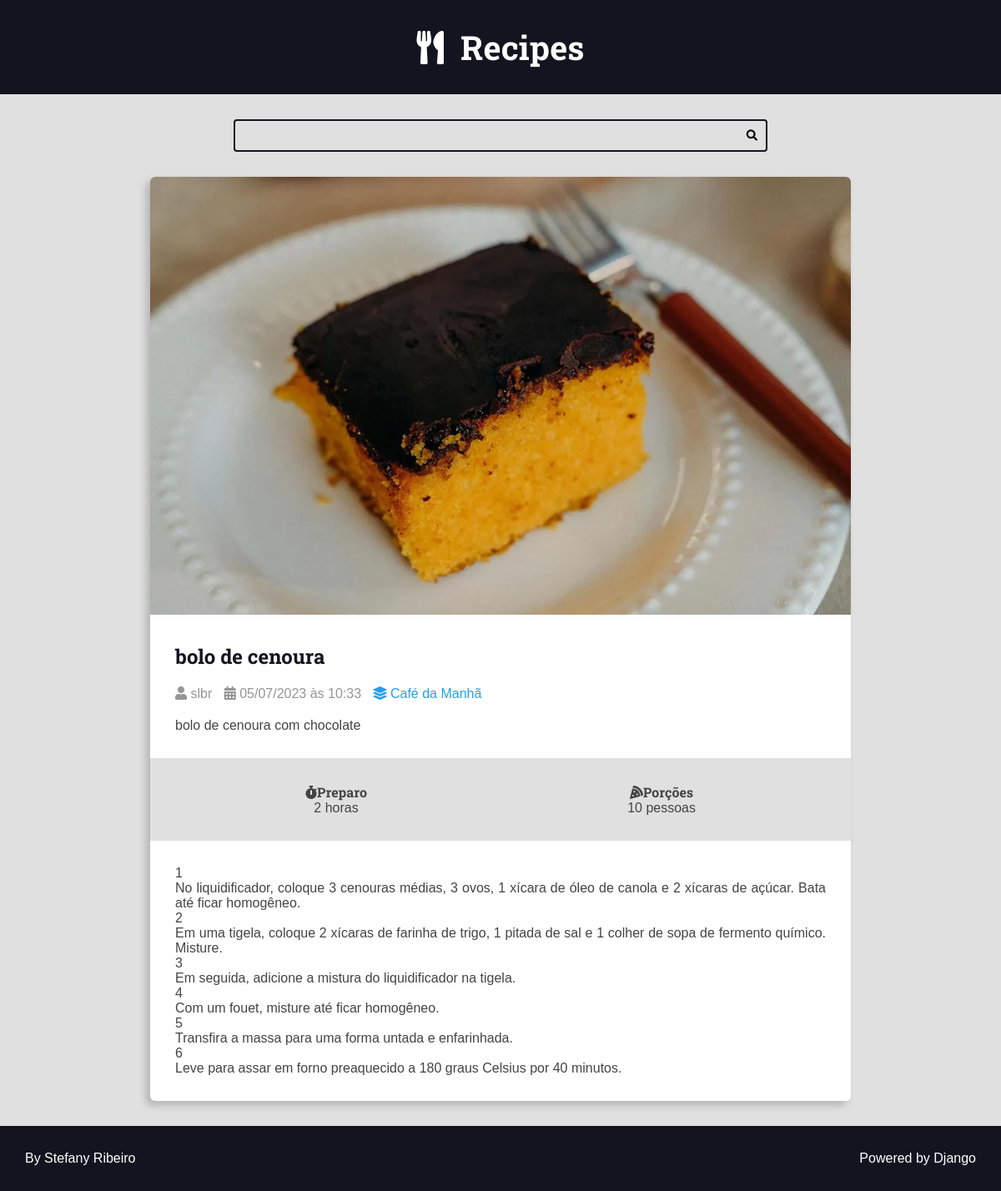
The app's page /recipes/3/ with its own data.
### recipes/models.py (models this page shows, shortened)
class Recipe(models.Model):
    title = models.CharField(max_length=65)
    description = models.CharField(max_length=165) #caracteres
    slug = models.SlugField() #
    preparation_time = models.IntegerField() #numero inteiro
    preparation_time_unit = models.CharField(max_length=165)
    servings = models.IntegerField()
    servings_unit = models.CharField(max_length=165)
    preparation_steps = models.TextField() #campo de texto livre
    preparation_steps_is_html = models.BooleanField(default=False)
    created_at = models.DateTimeField(auto_now_add=True) #campo dia e hora o auto_now_add no momento da criação gera uma data
    updated_at = models.DateTimeField(auto_now=True) #o auto_now atualiza o campo
    is_published = models.BooleanField(default=False)
    cover = models.ImageField(upload_to='recipes/covers/%Y/%m/%d/')
    category = models.ForeignKey(Category, on_delete=models.SET_NULL, null=True, blank=True, default=None) #precisa do paremetro para onde vai (category) e o on delete define o que vai acontecer caso a categoria seja deletada, nesse caso, será nula e, para isso, precisamos do null=True
    author = models.ForeignKey(User, on_delete=models.SET_NULL, null=True) #aqui está usando o import de User para adicionar os usuários ao banco

class Category(models.Model):
    name = models.CharField(max_length=65)

### recipes/views.py (the view)
# urls.py: path('recipes/<int:id>/', views.recipe, name="recipes-recipe"),
def recipe(request, id):
    recipe = get_object_or_404(Recipe, pk=id, is_published=True,)
    return render(request, 'recipes/pages/recipe-view.html', context={
        'recipe': recipe,
        'is_detail_page' : True,
    })

### recipes/templates/recipes/pages/recipe-view.html (shortened to what this page needs)
{% extends 'global/base.html' %}
{% block content %}
        <div class="main-content main-content-detail container">
            {% include 'recipes/partials/recipe.html' %}
        </div>
{% endblock content %}

### recipes/templates/recipes/partials/recipe.html (shortened to what this page needs)
<div class="recipe recipe-list-item">
    <div class="recipe-cover">
        <a href="{% url 'recipes-recipe' recipe.id %}">
            <img src="{{recipe.cover.url}}" alt="temporario">
        </a>
    </div>
    <div class="recipe-title-container">
        <h2 class="recipe-title">
            <a class="recipe-title" href="{% url 'recipes-recipe' recipe.id %}">
            {{ recipe.title }}
            </a>
        </h2>
    </div>
    <div class="recipe-author">
        <span class="recipe-author-item">
            <i class="fas fa-user"></i>
            {%if recipe.author is not None%}
                {%if recipe.author.first_name%}
                    {{recipe.author.first_name}} {{recipe.author.last_name}}
                {%else%}
                    {{recipe.author.username}}
                {%endif%}
            {%else%}
                Desconhecido
            {%endif%}
        </span>
        <span class="recipe-author-item">
            <i class="fas fa-calendar-alt"></i>
            {{recipe.created_at|date:"d/m/Y"}} às {{recipe.created_at|date:"H:i"}}
        </span>
        {% if recipe.category is not None %}
        <span class="recipe-author-item">
            <a href="{% url 'recipes-category' recipe.category.id %}">
                <i class="fas fa-layer-group"></i>
                <span>{{recipe.category.name}}</span>
            </a>
        </span>
        {%endif%}
    </div>
    <div class="recipe-content">
        <p>{{recipe.description}}</p>
    </div>
    <div class="recipe-meta-container">
        <div class="recipe-meta recipe-preparation">
            <h3 class="recipe-meta-title"><i class="fas fa-stopwatch"></i>Preparo</h3>
            <div class="recipe-meta-text">
                {{recipe.preparation_time}} {{recipe.preparation_time_unit}}
            </div>
        </div>
        <div class="recipe-meta recipe-servings">
            <h3 class="recipe-meta-title"><i class="fas fa-pizza-slice"></i>Porções</h3>
            <div class="recipe-meta-text">
                {{recipe.servings}} {{recipe.servings_unit}}
            </div>
        </div>
    </div>
        {% if is_detail_page is True %}
        <div class="preparation-steps">
            {%if recipe.preparations_steps_is_html is True%}
                {{recipe.preparation_steps|safe}}
            {%else%}
                    {{recipe.preparation_steps|linebreaksbr}}
            {%endif%}
        </div>
        {%endif%}
    </div>

### recipes/static/recipes/css/styles.css (style rules this page uses)
:root { --color-primary: #269fe6; --color-primary-hover: #2086c2; --color-primary-dark: #13141f; --color-primary-dark-hover: #212336; --color-primary-light: #d4ecfa; --color-primary-light-hover: #bdd8e7; --color-white: #fff; --color-black: #000; --color-dark-text: #444; --color-info-light: #cce5ff; --color-debug-light: #cce5ff; --color-success-light: #d4edda; --color-alert-light: #fff3cd; --color-warning-light: #fff3cd; --color-error-light: #f8d7da; --color-info-dark: #4d86c4; --color-debug-dark: #4d86c4; --color-success-dark: #4a9c5d; --color-alert-dark: #927f40; --color-warning-dark: #927f40; --color-error-dark: #da525d; --color-gray-0: #f9f9f9; --color-gray-1: #e0e0e0; --color-gray-2: #c7c7c7; --color-gray-3: #aeaeae; --color-gray-4: #959595; --color-gray-5: #7d7d7d; --color-gray-6: #646464; --color-gray-7: #4b4b4b; --color-gray-8: #323232; --color-gray-9: #191919; --font-primary: sans-serif; --font-headings: 'Roboto Slab', serif; --spacing-gutter-medium: 3rem; --spacing-gutter-large: 4rem; }
* { padding: 0; margin: 0; box-sizing: border-box; }
html { font-size: 62.5%; }
body { font-size: 1.6rem; font-family: var(--font-primary); background-color: var(--color-gray-1); color: var(--color-dark-text); }
.container { max-width: 144rem; margin: 0 auto; padding: var(--spacing-gutter-medium); }
h1, h2, h3, h4, h5, h6 { font-family: var(--font-headings); }
.main-content { padding-top: 0; }
.recipe { background-color: var(--color-white); box-shadow: -5px 5px 10px rgba(0, 0, 0, .2); transition: all 300ms ease-in-out; transform: scale(1); border-radius: .6rem; overflow: hidden; }
.recipe img { max-width: 100%; }
.recipe-list-item { max-width: 64rem; height: fit-content; }
.recipe-title-container { padding: var(--spacing-gutter-medium); padding-bottom: 2rem; }
.recipe-author-item { color: var(--color-gray-4); margin-right: 1rem; }
.recipe-author { padding: 0 var(--spacing-gutter-medium); }
.recipe-content { padding: var(--spacing-gutter-medium); padding-top: 2rem; }
.recipe-author a { color: var(--color-primary); text-decoration: none; transition: all 300ms ease-in-out; }
.recipe-meta-container { display: flex; flex-flow: row wrap; padding: var(--spacing-gutter-medium); background-color: var(--color-gray-1); }
.recipe-meta { display: flex; flex-flow: column nowrap; flex-shrink: 1; flex-grow: 1; text-align: center; }
.recipe-meta-title { font-size: 1.6rem; }
.recipe-title { text-decoration: none; color: var(--color-primary-dark); }
.main-content-detail > .recipe-list-item { max-width: 84rem; margin: 0 auto; }
.preparation-steps { padding: var(--spacing-gutter-medium); text-align: justify; }

### records on screen
Recipe: cover (picture), title "bolo de cenoura", author.username "slbr", created_at "05/07/2023", created_at "10:33", category.name "Café da Manhã", description "bolo de cenoura com chocolate", preparation_time "2", preparation_time_unit "horas", servings "10", servings_unit "pessoas", preparation_steps "1 No liquidificador, coloque 3 cenouras médias, 3 ovos, 1 xícara de óleo de canola e 2 xícaras de açúcar. Bata até ficar homogêneo. 2 Em uma tigela, coloque 2 xícaras de farinha de trigo, 1 pitada de sal e 1 colher de sopa de fermento químico. Misture. 3 Em seguida, adicione a mistura do liquidificador na tigela. 4 Com um fouet, misture até ficar homogêneo. 5 Transfira a massa para uma forma untada e enfarinhada. 6 Leve para assar em forno preaquecido a 180 graus Celsius por 40 minutos."
